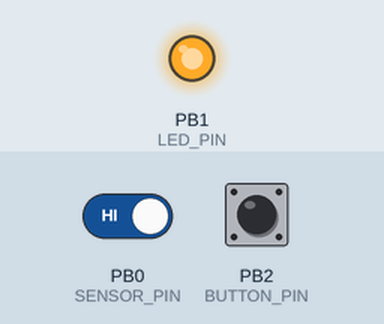
The sketch below on a simulated ATtiny85, built with avr-gcc and run on an emulated ATtiny85. On the bench: output pins drawn as LEDs (lit = HIGH). The inputs (shaded band) are chosen by the test bench; at power-on: PB0 (SENSOR_PIN) HIGH, PB2 (BUTTON_PIN) HIGH.

Above: at 0.1 s.
At 1.1 s:
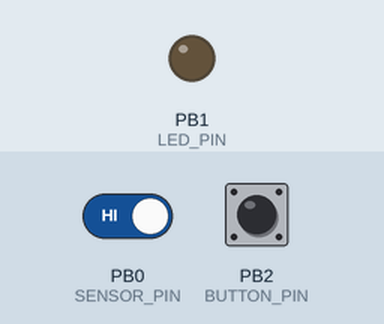
Timing chart, 0 to 2.6 s (numbered marks = the images above):
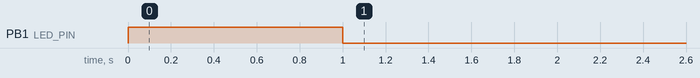

The sketch:

streetviewwalker.ino
```cpp
#include <DigiKeyboard.h>

/*************************************
StreetView walker
v003
**************************************/

#define CHATTERING_WAIT_PERIOD 200
#define SENSOR_PIN 0
#define LED_PIN 1
#define BUTTON_PIN 2

bool sensorSideIsRight;
unsigned long upTime;
int stepTotal;
bool hallIcPast;
bool buttonPast;

void flashled(int times, int flashWait) {

  for (int i=1; i <= times; i++){
    digitalWrite(LED_PIN, HIGH);
    DigiKeyboard.delay(flashWait);
    digitalWrite(LED_PIN, LOW);
    DigiKeyboard.delay(flashWait);
  }
}


void setup() {

  sensorSideIsRight = true;
  buttonPast = false;

  pinMode(SENSOR_PIN, INPUT_PULLUP); //HOLE IC Sensor
  pinMode(BUTTON_PIN, INPUT_PULLUP); //Button
  pinMode(LED_PIN, OUTPUT); //LED on Model A

  hallIcPast = digitalRead(SENSOR_PIN);
  stepTotal = 0;

  flashled(1,1000);

}

// the loop routine runs over and over again forever:
void loop() {

  byte hallIcRead;
  byte buttonStat;
  buttonStat = 0;

  upTime = millis();
  hallIcRead = digitalRead(SENSOR_PIN);

  if(hallIcRead != hallIcPast && hallIcRead == HIGH) { //ホールICが磁気反応に転じた瞬間
    stepTotal++;

    digitalWrite(LED_PIN, HIGH);
    DigiKeyboard.delay(CHATTERING_WAIT_PERIOD); //チャタリング防止の不感時間
  }

  if(hallIcRead != hallIcPast && hallIcRead == LOW) { //ホールICが磁気無反応に転じた瞬間(w送信)
    DigiKeyboard.sendKeyStroke(KEY_W);

    digitalWrite(LED_PIN, LOW);
    DigiKeyboard.delay(CHATTERING_WAIT_PERIOD); //チャタリング防止の不感時間
  }

  buttonStat = digitalRead(BUTTON_PIN);

  if(buttonStat == LOW && buttonPast == false) { //ボタンが押された瞬間
    buttonPast = true;
    if(sensorSideIsRight == true ) { //磁気センサをステッパーの右側に設置した場合
      if(hallIcRead == HIGH){ //磁気センサ反応
        DigiKeyboard.sendKeyPress(KEY_D); //本体が右設置の場合はd(右)キーを押下
      }
      if(hallIcRead == LOW){ //磁気センサ無反応
        DigiKeyboard.sendKeyPress(KEY_A); //本体が右設置の場合はa(左)キーを押下
      }
    } else {  //磁気センサをステッパーの左側に設置した場合
      if(hallIcRead == HIGH){ //磁気センサ反応
        DigiKeyboard.sendKeyPress(KEY_A); //本体が右設置の場合はa(左)キーを押下
      }
      if(hallIcRead == LOW){ //磁気センサ無反応
        DigiKeyboard.sendKeyPress(KEY_D); //本体が右設置の場合はd(右)キーを押下
      }
    }
  }

  if(buttonPast == true && buttonStat == HIGH){ //ボタンが押されなくなった瞬間はa or dキー押下をやめる
    DigiKeyboard.sendKeyPress(0,0);
    buttonPast = false;
  }

  hallIcPast = hallIcRead;

}
```
